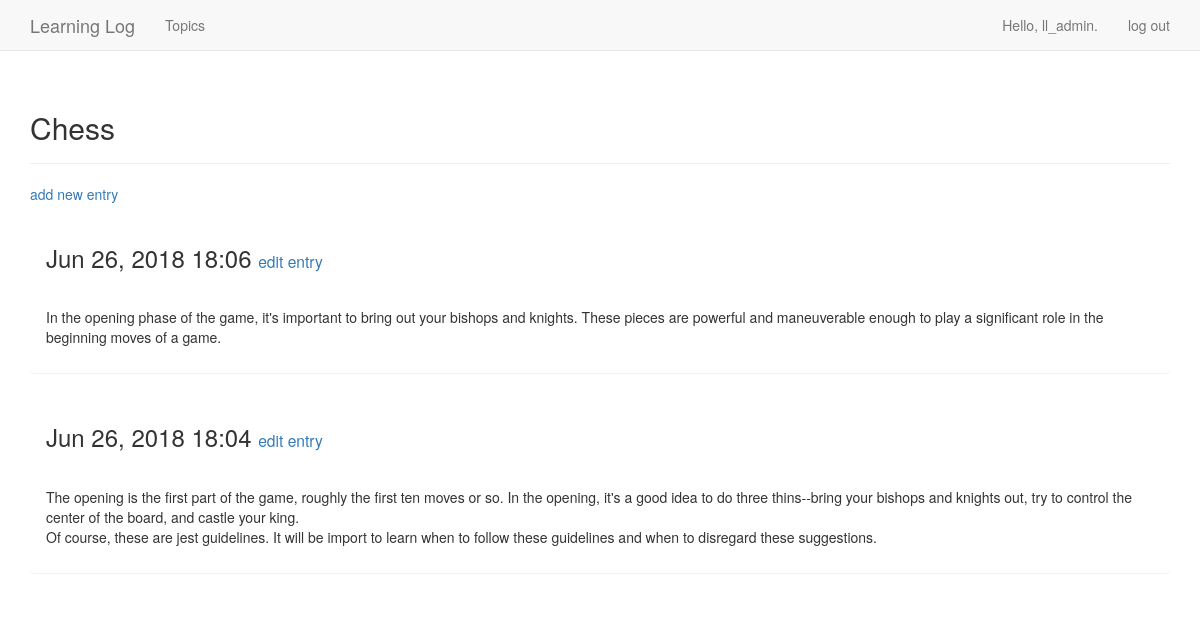
Screenshot of /learning_logs/topics/1/ (signed in) with the database file from the repository.
### learning_logs/models.py (models this page shows, shortened)
class Topic(models.Model) :
  text = models.CharField(max_length = 200)
  date_added = models.DateTimeField(auto_now_add = True)
  owner = models.ForeignKey(User, on_delete = models.CASCADE)
  def __str__(self) :
    return self.text

class Entry(models.Model) :
  topic = models.ForeignKey(Topic, on_delete = models.CASCADE)
  text = models.TextField()
  date_added = models.DateTimeField(auto_now_add = True)
  class Meta :
    verbose_name_plural = "entries"

### learning_logs/views.py (the view)
# urls.py: path('topics/<int:topic_id>/', views.topic, name = "topic"),
@login_required
def topic(request, topic_id) :
  topic = Topic.objects.get(id = topic_id)
  check_topic_owner(request, topic)
  entries = topic.entry_set.order_by('-date_added')
  context = {'topic': topic, 'entries': entries}
  return render(request, 'learning_logs/topic.html', context)

### learning_logs/views.py (called while the page is built)
@login_required
def check_topic_owner(request, topic) :
  if topic.owner!=request.user :
    raise Http404

### learning_logs/templates/learning_logs/topic.html
{% extends 'learning_logs/base.html' %}
{% block header %}
<h2>{{ topic }}</h2>
{% endblock header %}
{% block content %}
<p>
<a href = "{% url "learning_logs:new_entry" topic.id %}" >add new entry</a>
</p>
{% for entry in entries %}
<div class = "panel panel_default">
  <div class = "panel-heading">
    <h3>
      {{ entry.date_added|date:'M d, Y H:i' }}
      <small>
        <a href = "{% url 'learning_logs:edit_entry' entry.id %}">edit entry</a>
      </small>
    </h3>
  </div>
  <div class = "panel-body">
    {{ entry.text|linebreaks }}
  </div>
</div>
{% empty %}
There are no entries for this topic yet.
{% endfor %}
{% endblock content %}

### learning_logs/templates/learning_logs/base.html (shortened to what this page needs)
{% load bootstrap3 %}
<!DOCTYPE html>
<html lang='en'>
  <head>
    {% bootstrap_css %}
  </head>
  <body>
    <nav class = "navbar navbar-default navbar-static-top">
      <div class = "container">
        <div class = "navbar-header">
          <a class = "navbar-brand" href = "{% url 'learning_logs:index' %}">
            Learning Log</a>
        </div>
        <div id = "navbar" class = "navbar-collapse collapse">
          <ul class = "nav navbar-nav">
            <li><a href = "{% url 'learning_logs:topics' %}">Topics</a></li>
          </ul>
          <ul class = "nav navbar-nav navbar-right">
            {% if user.is_authenticated %}
              <li><a>Hello, {{ user.username }}.</a></li>
              <li><a href = "{% url 'users:logout' %}">log out</a></li>
            {% else %}
            <li><a href = "{% url 'users:register' %}" >register</a></li>
            <li><a href = "{% url 'users:login' %}">log in</a></li>
            {% endif %}
          </ul>
        </div>
      </div>
    </nav>
    <div class = "container">
      <div class = "page-header">
        {% block header %}{% endblock header %}
      </div>
      <div>
        {% block content %}{% endblock content %}
      </div>
    </div>
  </body>
</html>

### rows the page displays
Topic: text "Chess"
Entry: date_added "Jun 26, 2018 18:06", text "In the opening phase of the game, it's important to bring out your bishops and knights. These pieces are powerful and maneuverable enough to play a significant role in the beginning moves of a game."
Entry: date_added "Jun 26, 2018 18:04", text "The opening is the first part of the game, roughly the first ten moves or so. In the opening, it's a good idea to do three thins--bring your bishops and knights out, try to control the center of the board, and castle your king. Of course, these are jest guidelines. It will be import to learn when to follow these guidelines and when to disregard these suggestions."

### other values shown
{{ user.username }} "ll_admin"
